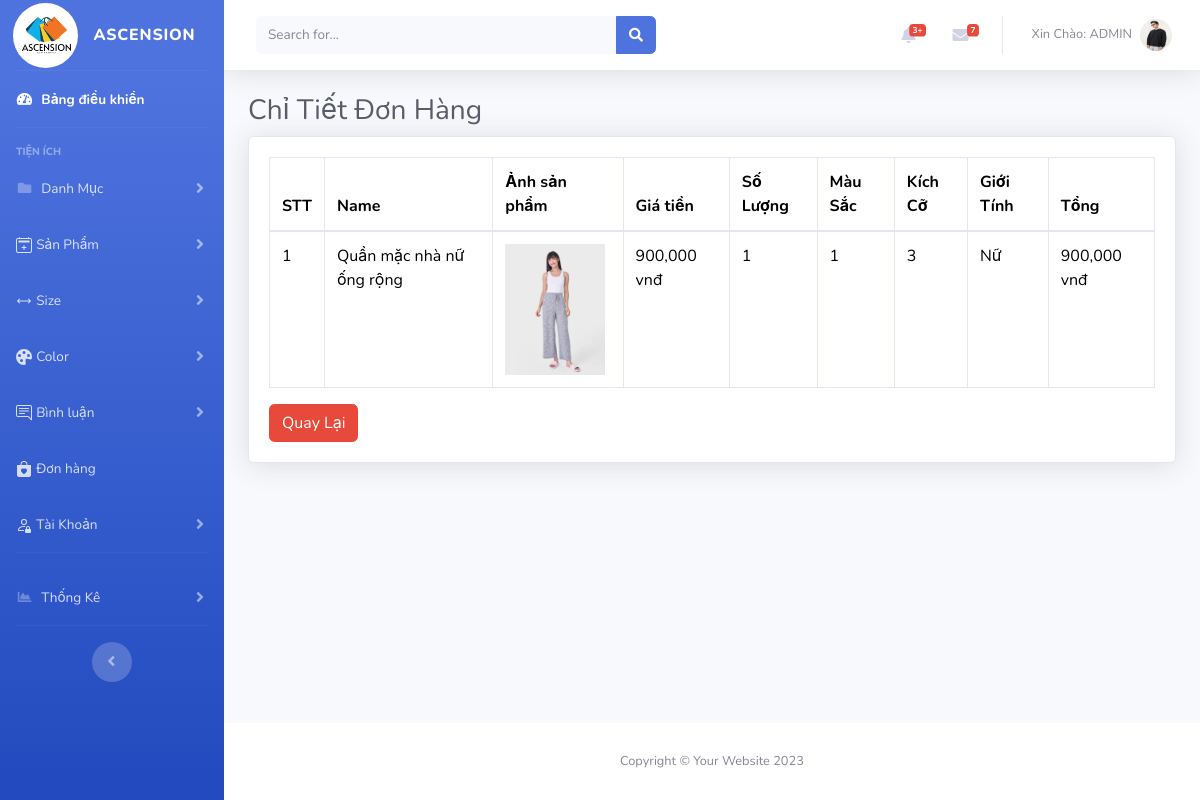
Before: /admin/index.php?act=donct&idd=11&trang=2 (signed in) with the older database file.
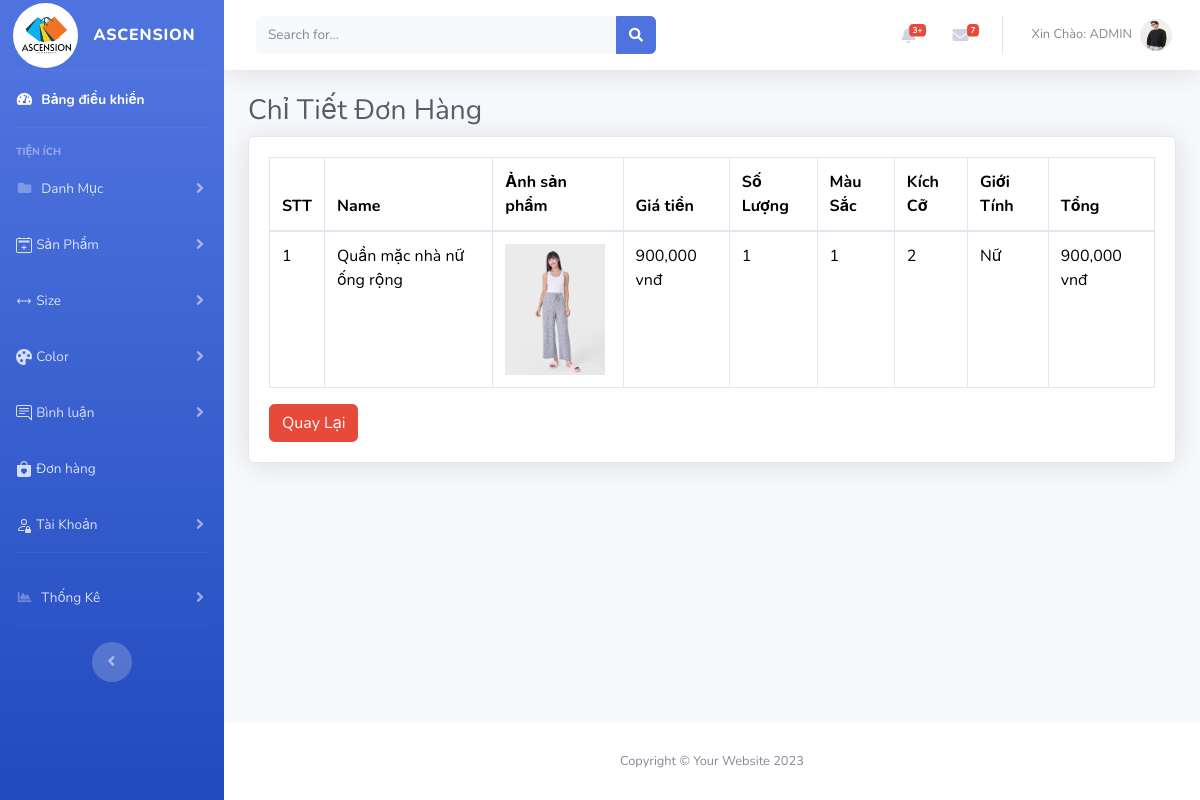
After: the same page with the newer database file.
### tables this page shows
CREATE TABLE `don_hang` (
  `id_don` int(11) NOT NULL,
  `id_ctd` int(11) NOT NULL,
  `id_sp` int(11) NOT NULL,
  `so_luong` int(11) NOT NULL,
  `mau_sac` int(11) NOT NULL,
  `kich_co` int(11) NOT NULL
);

CREATE TABLE `sanpham` (
  `id_sp` int(11) NOT NULL,
  `name_sp` varchar(255) NOT NULL,
  `mo_ngan` text NOT NULL,
  `image_sp` varchar(300) NOT NULL,
  `giam_gia` int(2) DEFAULT 0,
  `gia` int(11) NOT NULL,
  `mo_ta` text NOT NULL,
  `ngay_nhap` date NOT NULL,
  `view` int(11) DEFAULT 0,
  `gioi_tinh` tinyint(4) NOT NULL,
  `id_dm` int(11) NOT NULL
);

### model/pdo.php (called while the page is built, shortened)
<?php
function pdo_get_connection(){
    $dburl = "mysql:host=127.0.0.1;dbname=duan1;charset=utf8";
    $username = 'root';
    $password = '';
    $conn = new PDO($dburl, $username, $password);
    $conn->setAttribute(PDO::ATTR_ERRMODE, PDO::ERRMODE_EXCEPTION);
    return $conn;
}
function pdo_query($sql){
    $sql_args = array_slice(func_get_args(), 1);
    try{
        $conn = pdo_get_connection();
        $stmt = $conn->prepare($sql);
        $stmt->execute($sql_args);
        $rows = $stmt->fetchAll();
        return $rows;
    }
    catch(PDOException $e){
        throw $e;
    }
    finally{
        unset($conn);
    }
}

### model/donhang.php (called while the page is built, shortened)
<?php
function load_don_chitiet($id){
    $sql = "SELECT * FROM `don_hang` JOIN sanpham on sanpham.id_sp = don_hang.id_sp WHERE `id_ctd` = '$id' " ;
    $don = pdo_query($sql) ;
    return $don ;
}
?>

### admin/donhang/chitietdon.php (the view, shortened to what this page needs)
<div class="container-fluid">
  <h1 class="h3 mb-2 text-gray-800">Chỉ Tiết Đơn Hàng</h1>
  <div class="card shadow mb-4">
    <div class="card-body">
      <div class="table-responsive">
        <table class="table table-bordered" id="dataTable" width="100%" cellspacing="0">
          <thead>
            <tr>
              <th>STT</th>
              <th>Name</th>
              <th>Ảnh sản phẩm</th>
              <th>Giá tiền</th>
              <th>Số Lượng</th>
              <th>Màu Sắc</th>
              <th>Kích Cỡ</th>
              <th>Giới Tính</th>
              <th>Tổng</th>
            </tr>
          </thead>
          <tbody>
            <?php foreach ($don as $key => $value) : ?>
              <tr>
                <td><?= $key + 1 ?></td>
                <td><?= $value['name_sp'] ?></td>
                <td><img src="../assets/uploads/<?= $value['image_sp'] ?>" alt="" width="100"></td>
                <td><?= number_format($value['gia'], 0, '.', ',') ?> vnđ</td>
                <td><?= $value['so_luong'] ?></td>
                <td><?= $value['mau_sac'] ?></td>
                <td><?= $value['kich_co'] ?></td>
                <td><?php
                    if ($value['gioi_tinh'] == '0') {
                      echo "Nam/Nữ";
                    } else if ($value["gioi_tinh"] == "1") {
                      echo "Nam";
                    } else {
                      echo "Nữ";
                    }
                    ?></td>
                    <td>
                        <?php
                            $tong = $value['so_luong'] * $value['gia'];
                            echo number_format($tong, 0, '.', ',') . ' vnđ';
                        ?>
                    </td>
              </tr>
            <?php endforeach ?>
        </table>
        <form action="?act=updon" method="post">
          <input type="submit" class="btn btn-danger" value="Quay Lại" name="quay">
        </form>
      </div>
    </div>
  </div>
</div>

Changed rows visible on the page:
changed don_hang "Quần mặc nhà nữ ống rộng": kich_co "3" → "2"
